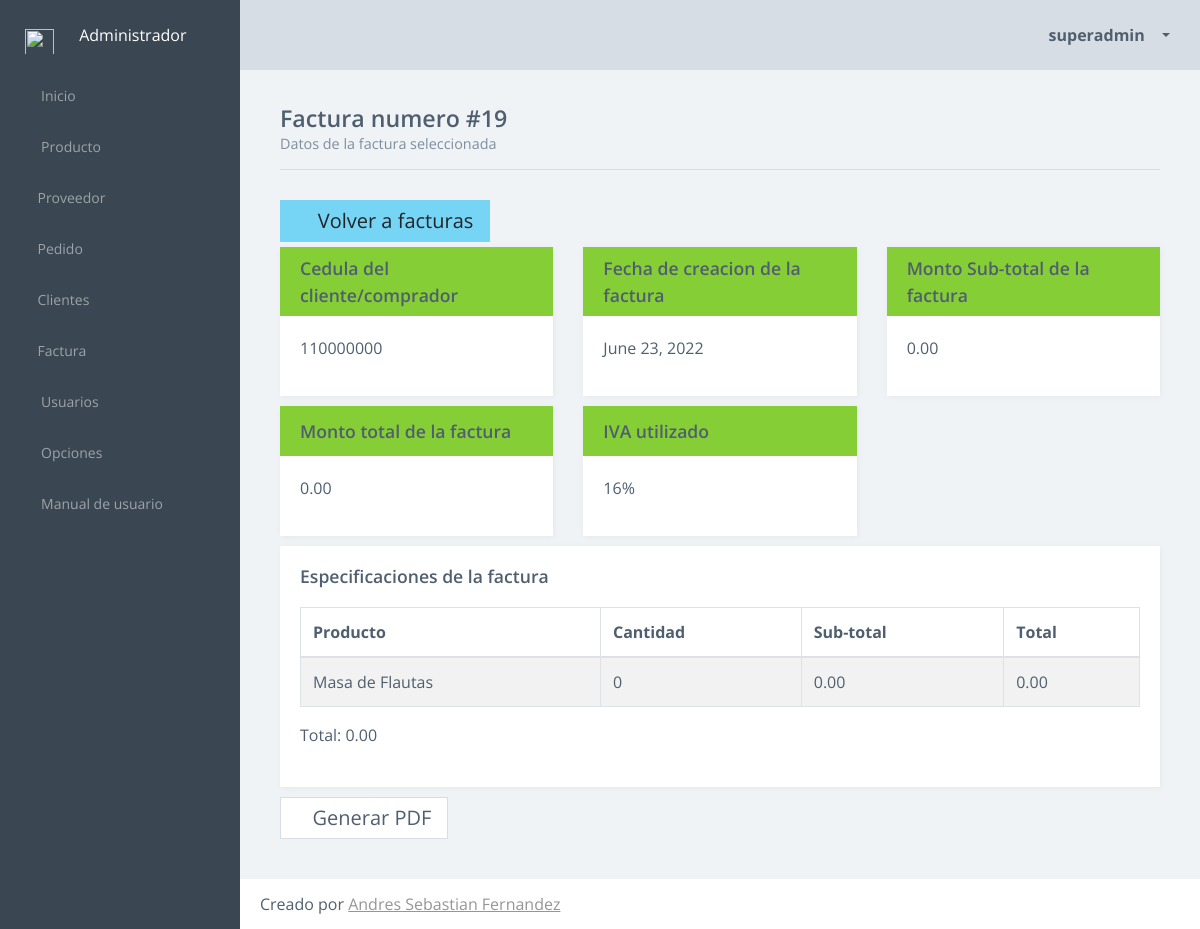
The app's page /inventario/verFactura/19 (signed in) with its own data.
### inventario/models.py (models this page shows, shortened)
class Usuario(AbstractUser):
    username = models.CharField(max_length=80, unique=True)
    password = models.CharField(max_length=20)
    email = models.EmailField(max_length=100, unique=True)
    first_name = models.CharField(max_length=40)
    last_name = models.CharField(max_length=60)
    nivel = models.IntegerField(null=True)

class Factura(models.Model):
    cliente = models.ForeignKey(Cliente,to_field='cedula', on_delete=models.CASCADE)
    fecha = models.DateField()
    sub_monto = models.DecimalField(max_digits=20,decimal_places=2)
    monto_general = models.DecimalField(max_digits=20,decimal_places=2)
    iva = models.ForeignKey(Opciones,to_field='valor_iva', on_delete=models.CASCADE)

class Cliente(models.Model):
    cedula = models.CharField(max_length=12, unique=True)
    nombre = models.CharField(max_length=40)
    apellido = models.CharField(max_length=40)
    direccion = models.CharField(max_length=200)
    nacimiento = models.DateField()
    telefono = models.CharField(max_length=20)
    telefono2 = models.CharField(max_length=20,null=True)
    correo = models.CharField(max_length=100)
    correo2 = models.CharField(max_length=100,null=True)

class Opciones(models.Model):
    moneda = models.CharField(max_length=20, null=True)
    valor_iva = models.IntegerField(unique=True)
    nombre_negocio = models.CharField(max_length=25,null=True)
    mensaje_factura = models.TextField(null=True)

class DetalleFactura(models.Model):
    id_factura = models.ForeignKey(Factura, on_delete=models.CASCADE)
    id_producto = models.ForeignKey(Producto, on_delete=models.CASCADE)
    cantidad = models.IntegerField()
    sub_total = models.DecimalField(max_digits=20,decimal_places=2)
    total = models.DecimalField(max_digits=20,decimal_places=2)

class Producto(models.Model):
    decisiones =  [('1','Unidad'),('2','Kilo'),('3','Litro'),('4','Otros')]
    descripcion = models.CharField(max_length=40)
    precio = models.DecimalField(max_digits=9,decimal_places=2)
    disponible = models.IntegerField(null=True)
    categoria = models.CharField(max_length=20,choices=decisiones)
    tiene_iva = models.BooleanField(null=True)

### inventario/views.py (the view)
# urls.py: path('verFactura/<int:p>',views.VerFactura.as_view(), name='verFactura'),
class VerFactura(LoginRequiredMixin, View):
    login_url = '/inventario/login'
    redirect_field_name = None
    def get(self, request, p):
        factura = Factura.objects.get(id=p)
        detalles = DetalleFactura.objects.filter(id_factura_id=p)
        contexto = {'factura':factura, 'detalles':detalles}
        contexto = complementarContexto(contexto,request.user)
        return render(request, 'inventario/factura/verFactura.html', contexto)

### inventario/funciones.py (called while the page is built)
def complementarContexto(contexto,datos):
    contexto['usuario'] = datos.username
    contexto['id_usuario'] = datos.id
    contexto['nombre'] = datos.first_name
    contexto['apellido'] = datos.last_name
    contexto['correo'] = datos.email
    return contexto

### inventario/templates/inventario/factura/verFactura.html
{% extends "inventario/comun/base.html" %}
{% block content %}
<article class="content forms-page">
	    <div class="title-block">
          <h3 class="title">Factura numero #{{ factura.id }}</h3>
          <p class="title-description">Datos de la factura seleccionada</p>
        </div>
<section class="section">
    <div class="row">
        <div class="col-md-12">
        <a href="/inventario/listarFacturas" class="btn btn-info btn-lg">
            <em class="fa fa-angle-left"></em>
        Volver a facturas
        </a>
        </div>
                        <div class="col-xl-4">
                                <div class="card card-primary">
                                    <div class="card-header">
                                        <div class="header-block">
                                            <p class="title">Cedula del cliente/comprador</p>
                                        </div>
                                    </div>
                                    <div class="card-block">
                                        <p>{{factura.cliente.cedula}}</p>
                                    </div>
                                </div>
                            </div>
						<div class="col-xl-4">
                                <div class="card card-primary">
                                    <div class="card-header">
                                        <div class="header-block">
                                            <p class="title">Fecha de creacion de la factura</p>
                                        </div>
                                    </div>
                                    <div class="card-block">
                                        <p>{{factura.fecha}}</p>
                                    </div>
                                </div>
                         </div>
						<div class="col-xl-4">
                                <div class="card card-primary">
                                    <div class="card-header">
                                        <div class="header-block">
                                            <p class="title">Monto Sub-total de la factura</p>
                                        </div>
                                    </div>
                                    <div class="card-block">
                                        <p>{{factura.sub_monto}}</p>
                                    </div>
                                </div>
                      	</div>
						<div class="col-xl-4">
                                <div class="card card-primary">
                                    <div class="card-header">
                                        <div class="header-block">
                                            <p class="title">Monto total de la factura</p>
                                        </div>
                                    </div>
                                    <div class="card-block">
                                        <p>{{factura.monto_general}}</p>
                                    </div>
                                </div>
                      	</div>
						<div class="col-xl-4">
                                <div class="card card-primary">
                                    <div class="card-header">
                                        <div class="header-block">
                                            <p class="title">IVA utilizado</p>
                                        </div>
                                    </div>
                                    <div class="card-block">
                                        <p>{{factura.iva.valor_iva}}%</p>
                                    </div>
                                </div>
                        </div>
                            <div class="col-md-12">
                                <div class="card">
                                    <div class="card-block">
                                        <div class="card-title-block">
                                            <h3 class="title">Especificaciones de la factura</h3>
                                        </div>
                                        <section class="example">
                                            <div class="table-responsive">
                                                <table class="table table-striped table-bordered table-hover">
                                                    <thead>
                                                        <tr>
                                                            <th>Producto</th>
                                                            <th>Cantidad</th>
                                                            <th>Sub-total</th>
                                                            <th>Total</th>
                                                        </tr>
                                                    </thead>
                                                    <tbody>
                                                    	{% for producto in detalles %}
                                                        <tr>
                                                            <td>{{ producto.id_producto.descripcion }}</td>
                                                            <td>{{ producto.cantidad }}</td>
                                                            <td>{{ producto.sub_total }}</td>
                                                            <td>{{ producto.total }}</td>
                                                        </tr>
                                                        {% endfor %}
                                                    </tbody>
                                                </table>
                                                    <tfooter>
                                                    	Total: {{ factura.monto_general }}
                                                    </tfooter>
                                            </div>
                                        </section>
                                    </div>
                                </div>
                                <a href="/inventario/generarFacturaPDF/{{ factura.id}}" class="btn btn-secondary btn-lg"><em class="fa fa-print"></em>Generar PDF</a>
                            </div>
	</div>
</section>
</article>
{% endblock %}

### inventario/templates/inventario/comun/header.html (shortened to what this page needs)
                <header class="header">
                    <div class="header-block header-block-nav">
                        <ul class="nav-profile">
                            <li class="profile dropdown">
                                <a class="nav-link dropdown-toggle" data-toggle="dropdown" href="#" role="button" aria-haspopup="true" aria-expanded="false">
                                    <em class="fa fa-user"></em>
                                    <span class="name"> {{ usuario }} </span>
                                </a>
                            </li>
                        </ul>
                    </div>
                </header>

### records on screen
Usuario: username "superadmin"
Factura: id "19", cliente.cedula "110000000", fecha "June 23, 2022", sub_monto "0.00", monto_general "0.00", iva.valor_iva "16"
DetalleFactura: id_producto.descripcion "Masa de Flautas", cantidad "0", sub_total "0.00", total "0.00"
